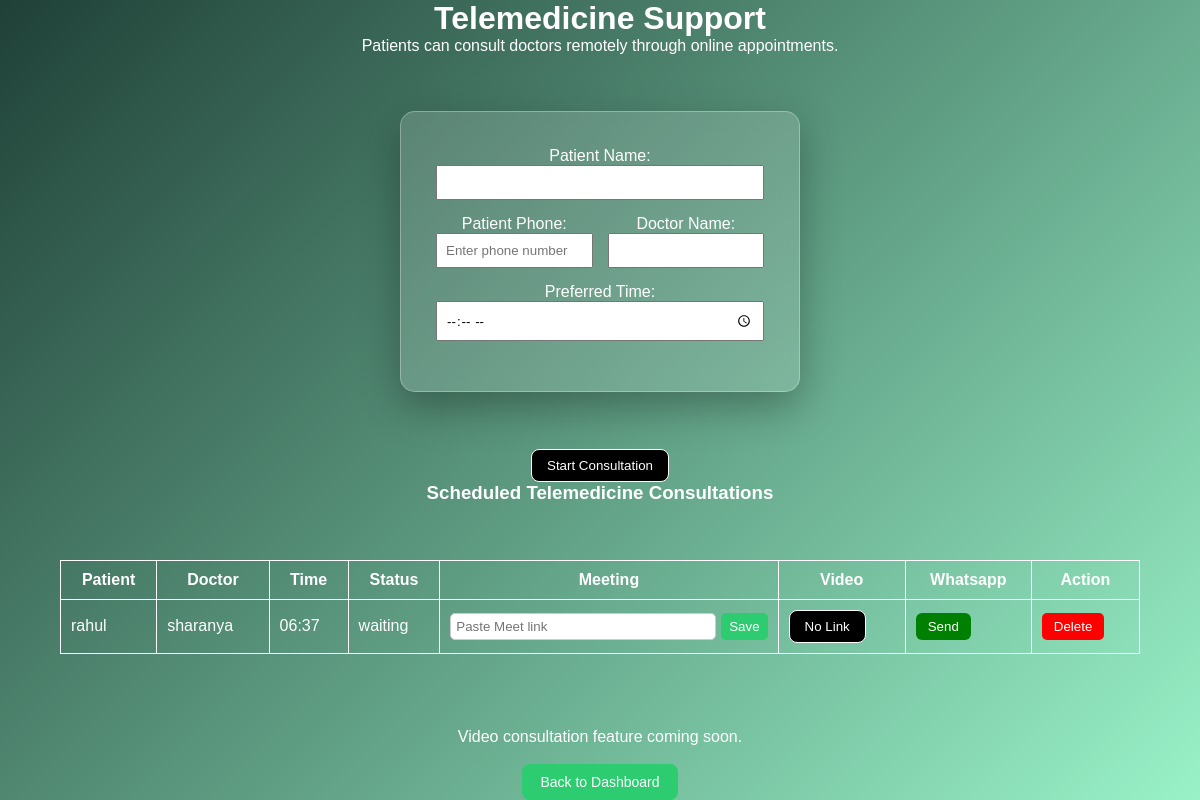
Page /telemedicine on the earlier database version.
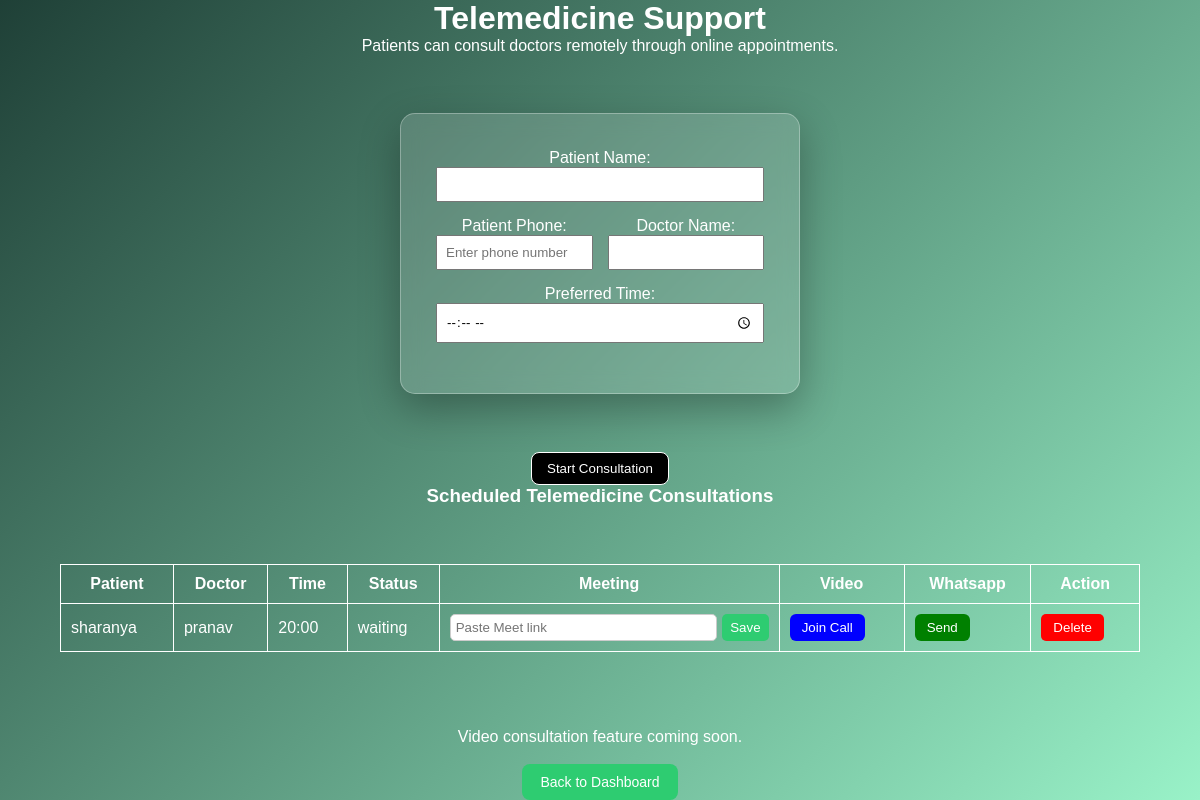
Same page on the later database version.
### tables this page shows
CREATE TABLE tele_queue (
    id INTEGER PRIMARY KEY AUTOINCREMENT,
    patient TEXT,
    doctor TEXT,
    time TEXT,
    status TEXT
, link TEXT, phone TEXT);

### app.py (the view)
@app.route("/telemedicine")
def telemedicine():
    conn = sqlite3.connect("hospital.db")
    c = conn.cursor()
    c.execute("SELECT * FROM tele_queue")
    consultations = c.fetchall()
    conn.close()
    return render_template("telemedicine.html", consultations=consultations)

### templates/telemedicine.html (shortened to what this page needs)
<link rel="stylesheet" href="{{ url_for('static', filename='css/style.css') }}">
<html>
<head>
</head>
<body>
<h1>Telemedicine Support</h1>
<p>Patients can consult doctors remotely through online appointments.</p>
<div class="form-box">
<form action="/start_consultation" method="POST">
<div class="form-group">
<label>Patient Name:</label>
<input type="text" name="patient" required>
</div>
<div class="form-row">
<div>
<label>Patient Phone:</label>
<input type="text" name="phone" placeholder="Enter phone number" required>
</div>
<div>
<label>Doctor Name:</label>
<input type="text" name="doctor" required>
</div>
</div>
<div class="form-group">
<label>Preferred Time:</label>
<input type="time" name="time" required>
</div>
</div>
<button type="submit">Start Consultation</button>
<h3>Scheduled Telemedicine Consultations</h3>
<table border="1" cellpadding="10">
<tr>
<th>Patient</th>
<th>Doctor</th>
<th>Time</th>
<th>Status</th>
<th>Meeting</th>
<th>Video</th>
<th>Whatsapp</th>
<th>Action</th>
</tr>
{% for c in consultations %}
<tr>
<td>{{c[1]}}</td>
<td>{{c[2]}}</td>
<td>{{c[3]}}</td>
<td>{{c[4]}}</td>
<td>
    <form action="/save_meet_link" method="POST" style="display:flex;gap:5px;">
        <input type="text" name="link" placeholder="Paste Meet link"
        style="padding:5px;border-radius:5px;border:1px solid #ccc;">
        <button type="submit"
        style="background:#2ecc71;color:white;border:none;padding:5px 8px;border-radius:5px;">
        Save
        </button>
    </form>
<td>
    {% if c[5] %}
        <a href="{{c[5]}}" target="_blank">
            <button style="background:blue;color:white;padding:6px 12px;border:none;border-radius:6px;">
                Join Call
            </button>
        </a>
    {% else %}
        <button disabled>No Link</button>
    {% endif %}
</td>
<td>
    {% if c[6] %}
        <a href="https://wa.me/{{c[6]}}?text=Hello {{c[1]}}, your consultation link is {{c[5]}}" target="_blank">
            <button style="background:green;color:white;padding:6px 12px;border:none;border-radius:6px;">
                Send
            </button>
        </a>
    {% else %}
        <button disabled>No Link</button>
    {% endif %}
</td>
<td>
<a href="/delete_tele/{{c[0]}}">
<button style="background:red;color:white;padding:6px 12px;border:none;border-radius:5px;">
Delete
</button>
</a>
</td>
</tr>
{% endfor %}
</table>
<br>
<p>Video consultation feature coming soon.</p>
<br>
<a href="/dashboard">
<button style="
padding:10px 18px;
background:#2ecc71;
color:white;
border:none;
border-radius:8px;
font-size:14px;
cursor:pointer;
transition:0.3s;
"
onmouseover="this.style.background='#27ae60'"
onmouseout="this.style.background='#2ecc71'">
Back to Dashboard
</button>
</a>
</body>
</html>

### static/img/css/style.css (style rules this page uses)
* { box-sizing:border-box; margin:0; padding:0; font-family:Arial, sans-serif; }
.form-box { width:400px; max-width:90%; margin:auto; }
table { width:90%; margin:auto; }
input, textarea { width:100%; }
button { padding:12px 20px; border-radius:8px; cursor:pointer; }

### templates/telemedicine.html (style rules this page uses)
body { margin:0; min-height:100vh; font-family: 'Segoe UI', sans-serif; background: linear-gradient(135deg,#1f4037,#99f2c8); display:flex; flex-direction:column; align-items:center; color:white; }
.form-box { width:420px; padding:35px; background: rgba(255,255,255,0.15); backdrop-filter: blur(10px); border-radius:15px; border:1px solid rgba(255,255,255,0.3); box-shadow:0 15px 40px rgba(0,0,0,0.3); margin-top:40px; }
body { background-color:#111; color:white; font-family:Arial, sans-serif; text-align:center; }
table { margin:auto; border-collapse:collapse; }
th, td { border:1px solid white; padding:10px; }
button { background:black; color:white; border:1px solid white; padding:8px 15px; cursor:pointer; }
a { color:white; text-decoration:none; }
.form-box { width:400px; margin:auto; }
.form-group { margin-bottom:15px; }
.form-group input { width:100%; padding:8px; }
.form-row { display:flex; gap:15px; margin-bottom:15px; }
.form-row div { flex:1; }
.form-row input { width:100%; padding:8px; }
body { animation: pageLoad 0.6s ease; }

Differences in the rows shown:
removed tele_queue: patient "rahul", doctor "sharanya", time "06:37", status "waiting", link "No Link"
added tele_queue: patient "sharanya", doctor "pranav", time "20:00", status "waiting"
